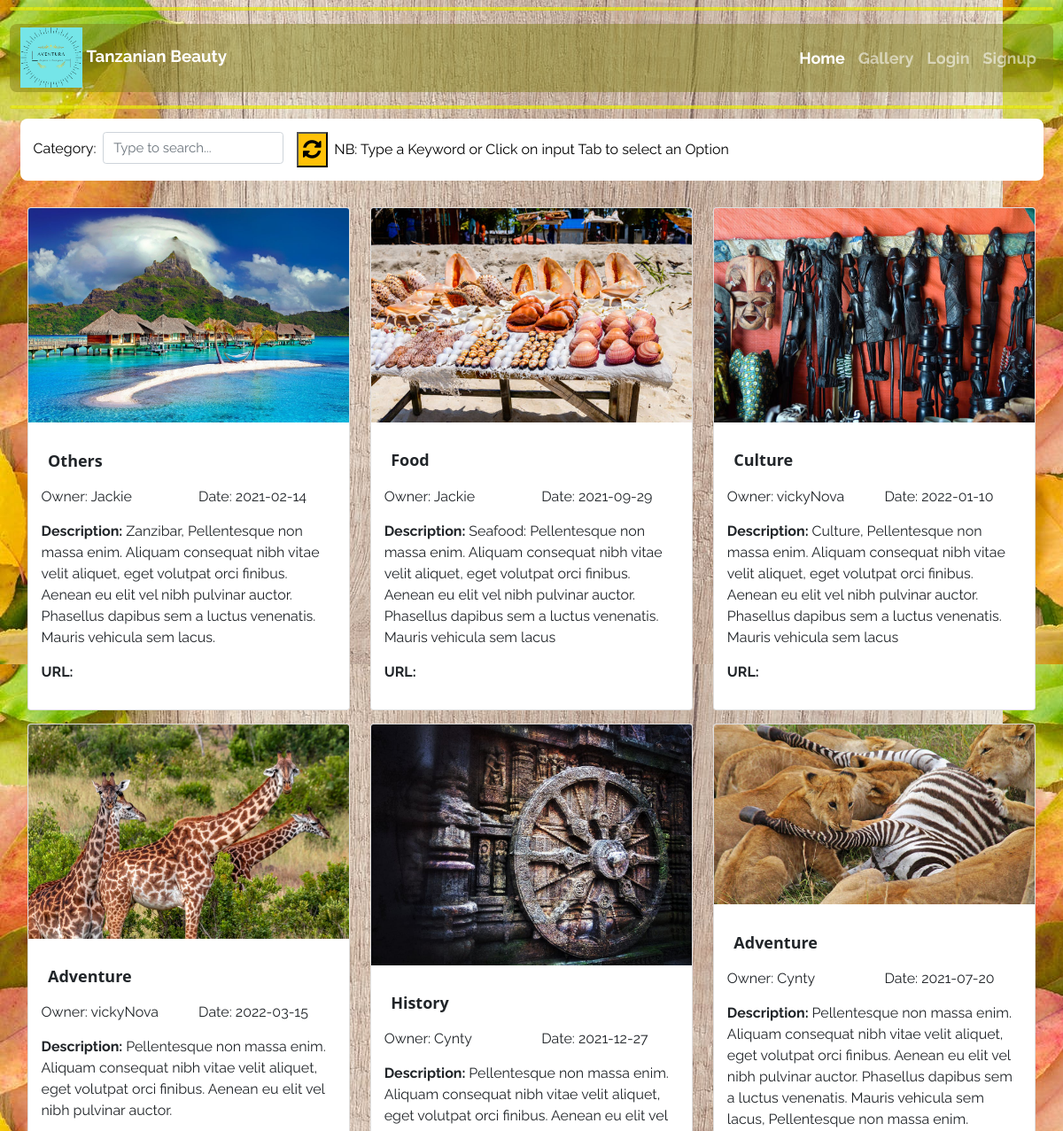
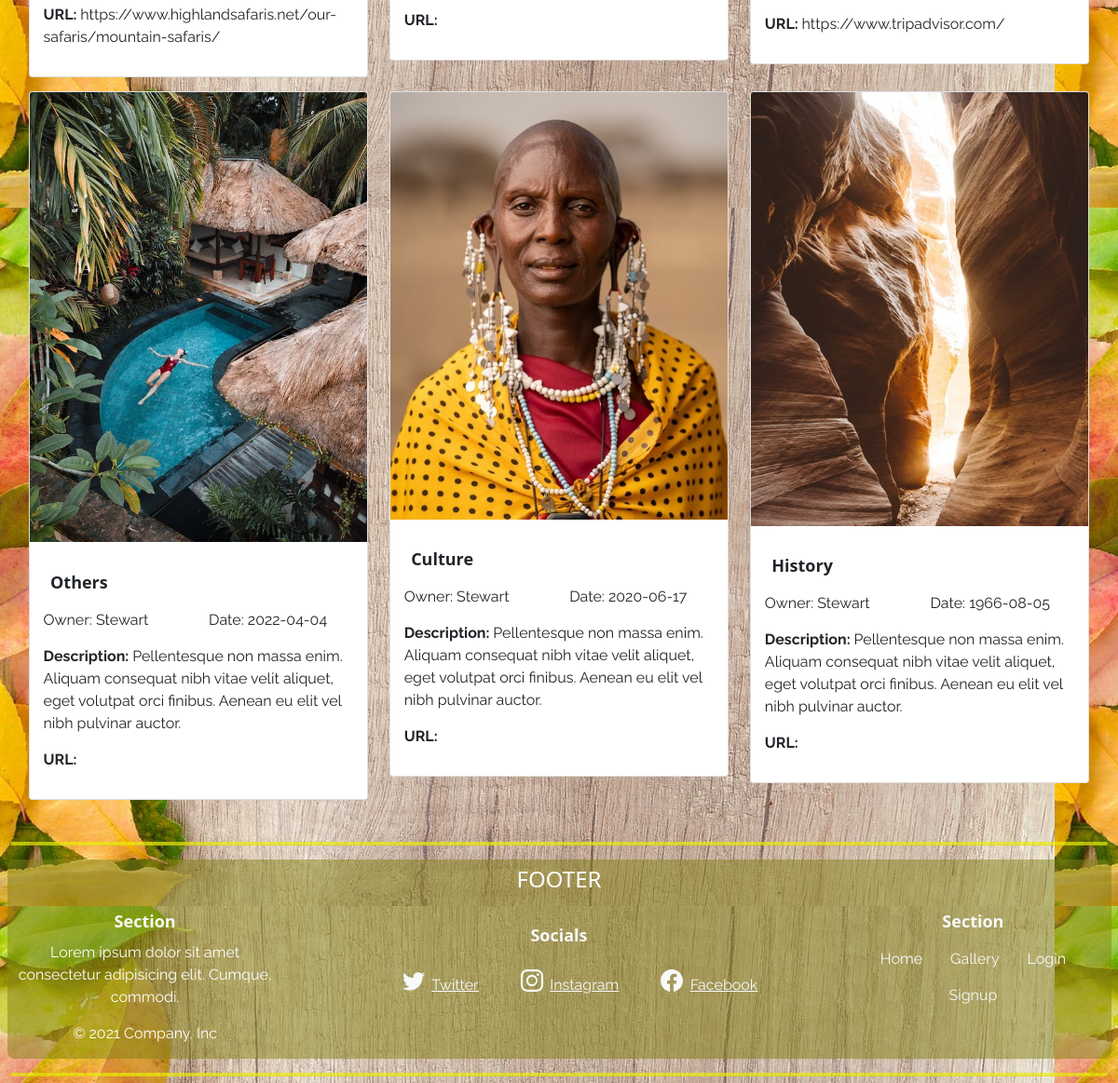
/gallery.php, run on the app's committed database (2 pictures, top to bottom).
### tables this page shows
CREATE TABLE `uploads` (
  `uploadID` int(11) NOT NULL,
  `userName` varchar(25) NOT NULL,
  `uploadPath` varchar(150) NOT NULL,
  `description` text NOT NULL,
  `categoryID` varchar(10) NOT NULL,
  `date` date NOT NULL,
  `url` varchar(80) NOT NULL
);

CREATE TABLE `category` (
  `categoryID` varchar(10) NOT NULL,
  `categoryName` varchar(20) NOT NULL
);

### gallery.php (the view, shortened to what this page needs)
<?php
require "connect.php";
$query = "select userName, uploadPath, description, categoryName, date, url from uploads, category";
$query .= " WHERE uploads.categoryID = category.categoryID";
$result2 = $connect->query($query);
?>
<!DOCTYPE html>
<html lang="en">
<head>
    <link rel="stylesheet" href="https://cdnjs.cloudflare.com/ajax/libs/font-awesome/4.7.0/css/font-awesome.min.css">
    <link href="https://cdn.jsdelivr.net/npm/bootstrap@5.1.3/dist/css/bootstrap.min.css" rel="stylesheet">
    <link rel="stylesheet" href="./Assets/CSS/w3.css">
    <link rel="stylesheet" href="assets/CSS/style.css">
</head>
<body class="gall">
    <div class="container-fluid">
        <?php include("navbar.php") ?>
        <main class="container-fluid">
            <div class="w3-row">
                <div class="row mb-3 my-1">
                    <form action="">
                        <div class="d-flex bg-white p-3" style="border-radius: 8px;">
                            <label for="category-input" class="me-2 col-form-label text-black">Category:</label>
                            <div class="me-3">
                                <input id="keyword" class="me-2 form-control" name="category" list="datalistOptions" placeholder="Type to search...">
                            </div>
                            <div class="d-flex justify-content-center">
                                <button id="clear" class="w3-xlarge w3-amber"><i class="fa fa-refresh fa-fw"></i></button>
                            </div>
                            <div class="p-2"><span class="text-black">NB: Type a Keyword or Click on input Tab to select an Option</span></div>
                        </div>
                    </form>
                </div>
                <div class="w3-row">
                    <div class="w3-row-padding">
                        <?php
                        if ($result2->rowCount() == 0) {
                        ?>
                            <div class="w3-card-4 w3-third w3-container w3-margin-bottom">
                                <svg class="bd-placeholder-img card-img-top" width="100%" height="225" xmlns="http://www.w3.org/2000/svg" role="img" aria-label="Placeholder: Thumbnail" preserveAspectRatio="xMidYMid slice" focusable="false">
                                    <title>Placeholder</title>
                                    <rect width="100%" height="100%" fill="#55595c" /><text x="50%" y="50%" fill="#eceeef" dy=".3em">Thumbnail</text>
                                </svg>
                                <div class="w3-container w3-white">
                                    <h5><b>Lorem Ipsum</b></h5><span> -- / -- / ----</span><br>
                                    <p class="p-2">No Data Entered by any User yet</p>
                                </div>
                            </div>
                        <?php
                        }
                        else {
                        ?>
                            <div id="gallery-grid" class="row">
                                <?php
                                foreach ($result2 as $row) {
                                ?>
                                    <div class="col-md-4">
                                        <div class="card mt-3">
                                            <img src="<?php echo $row["uploadPath"]  ?>" alt='Uploaded_Pic Description' style='width:100%' class='w3-hover-opacity card-img-top'>
                                            <div class="card-body">
                                                <h5 class="p-2"><b><?php echo $row["categoryName"] ?></b></h5>
                                                <div class="row">
                                                    <p class="col-md-6">Owner: <?php echo $row["userName"] ?></p>
                                                    <p class="col-md-6">Date: <?php echo $row["date"] ?></p>
                                                    <p class="col"><strong>Description: </strong> <?php echo $row["description"] ?></p>
                                                    <p class="col-md-12"><strong>URL: </strong> <?php echo $row["url"] ?></p>
                                                </div>
                                            </div>
                                        </div>
                                    </div>
                                <?php
                                }
                                ?>
                            </div>
                        <?php
                        }
                        ?>
                    </div>
                </div>
            </div>
        </main>
        <?php include("footer.php") ?>
    </div>
</body>
</html>

### navbar.php (shortened to what this page needs)
<header class="sticky-top">
    <hr>
    <nav class="navbar navbar-expand-lg navbar-dark">
        <div class="bars container-fluid" style="border-radius: 8px;">
            <a class="navbar-brand" id="logo" href="index.php">
                <img src="Assets/Images/logo/logo2.png" alt="Logo">
                <span class="fw-bold" title="Click logo for Home Page">Tanzanian Beauty</span>
            </a>
            <div class="collapse navbar-collapse" id="nav_collapse">
                <ul class="navbar-nav ms-auto fw-bold text-dark">
                    <li class="nav-item"><a class="nav-link active w3-hover-brown" aria-current="page" href="index.php">Home</a></li>
                    <li class="nav-item"><a class="nav-link w3-hover-brown" href="gallery.php">Gallery</a></li>
                    <?php if (!isset($_SESSION["username"])) { ?>
                        <li class="nav-item"><a class="nav-link w3-hover-brown" href="login.php">Login</a></li>
                    <?php } else { ?>
                        <li class="nav-item"><a class="nav-link w3-hover-brown" href="logout.php">Logout</a></li>
                    <?php } ?>
                    <li class="nav-item"><a class="nav-link w3-hover-brown" href="signup.php">Signup</a></li>
                </ul>
            </div>
        </div>
    </nav>
    <hr>
</header>

### footer.php (shortened to what this page needs)
<footer class="mt-5">
    <hr>
    <div class="container-fluid p-2  text-white text-center">
        <div class="row footer-inner" style="border-radius: 8px;">
            <div class="text-center fw-bold">
                <h3 class="mt-2">FOOTER</h3>
            </div>
            <div class="col-sm-3">
                <h5 class="text-light fw-bold">Section</h5>
                <p>Lorem ipsum dolor sit amet consectetur adipisicing elit. Cumque, commodi.</p>
                <p>&copy; 2021 Company, Inc</p>
            </div>
            <div class="col-sm-6 ">
                <h5 class="p-3 text-light fw-bold">Socials</h5>
                <ul class="nav d-flex justify-content-center">
                    <li class="ms-5"><a class="link-light" href="https://twitter.com/Steph_nmanie" target="_blank"><svg class="bi me-2" width="24" height="24">
                                <use xlink:href="#twitter" />
                            </svg><span>Twitter</span></a></li>
                    <li class="ms-5"><a class="link-light" href="https://www.instagram.com/reina.shona/" target="_blank"><svg class="bi me-2" width="24" height="24">
                                <use xlink:href="#instagram" />
                            </svg><span>Instagram</span></a></li>
                    <li class="ms-5"><a class="link-light" href="https://www.facebook.com/stephanie.udejiofor" target="_blank"><svg class="bi me-2" width="24" height="24">
                                <use xlink:href="#facebook" />
                            </svg><span>Facebook</span></a></li>
                </ul>
            </div>
            <div class="col-sm-3">
                <h5 class="text-light fw-bold">Section</h5>
                <ul class="nav justify-content-center">
                    <li class="nav-item"><a class="nav-link px-3 link-light w3-hoverable" aria-current="page" href="#">Home</a></li>
                    <li class="nav-item"><a class="nav-link px-3 link-light" href="gallery.php">Gallery</a></li>
                    <li class="nav-item"><a class="nav-link px-3 link-light" href="login.php">Login</a></li>
                    <li class="nav-item"><a class="nav-link px-3 link-light" href="signup.php">Signup</a></li>
                </ul>
            </div>
        </div>
    </div>
    <hr>
</footer>

### Assets/CSS/w3.css (style rules this page uses)
*,*:before,*:after { box-sizing:inherit }
html { -ms-text-size-adjust:100%;-webkit-text-size-adjust:100% }
body { margin:0 }
article,aside,details,figcaption,figure,footer,header,main,menu,nav,section { display:block }
a { background-color:transparent }
b,strong { font-weight:bolder }
img { border-style:none }
hr { box-sizing:content-box;height:0;overflow:visible }
button,input,select,textarea,optgroup { font:inherit;margin:0 }
button,input { overflow:visible }
button,select { text-transform:none }
button,[type=button],[type=reset],[type=submit] { -webkit-appearance:button }
html,body { font-family:Verdana,sans-serif;font-size:15px;line-height:1.5 }
html { overflow-x:hidden }
h3 { font-size:24px }
h5 { font-size:18px }
h1,h2,h3,h4,h5,h6 { font-family:"Segoe UI",Arial,sans-serif;font-weight:400;margin:10px 0 }
hr { border:0;border-top:1px solid #eee;margin:20px 0 }
img { vertical-align:middle }
a { color:inherit }
.w3-container:after,.w3-container:before,.w3-panel:after,.w3-panel:before,.w3-row:after,.w3-row:before,.w3-row-padding:after,.w3-row-padding:before, .w3-cell-row:before,.w3-cell-row:after,.w3-clear:after,.w3-clear:before,.w3-bar:before,.w3-bar:after { content:"";display:table;clear:both }
.w3-row-padding,.w3-row-padding>.w3-half,.w3-row-padding>.w3-third,.w3-row-padding>.w3-twothird,.w3-row-padding>.w3-threequarter,.w3-row-padding>.w3-quarter,.w3-row-padding>.w3-col { padding:0 8px }
.w3-xlarge { font-size:24px!important }
.w3-amber,.w3-hover-amber:hover { color:#000!important;background-color:#ffc107!important }

### Assets/CSS/style.css (style rules this page uses)
* { margin: 0; padding: 0; box-sizing: border-box; }
body { display: flex; margin: 0px; font-family: 'Raleway', serif; font-size: 16px; }
.bars { font-size: 18px; font-weight: 100; background: hsla(59, 73%, 30%, 0.5); }
#logo img { width: 70px; }
hr { border: none; border-top: 3px dashed #ecf009; border-radius: 5px; opacity: 0.7; background-color: #dfdb07; margin: 0.5rem 0; }
.bi { vertical-align: -.125em; fill: currentColor; }
.footer-inner { background: hsla(59, 73%, 30%, 0.5); }
.gall { background: rgba(0, 0, 0, .4) url(../Images/background/woood.jpeg); background-size: inherit; }

### data on the page
uploads: uploadPath (picture), categoryID.categoryName "Others", userName "Jackie", date "2021-02-14", description "Zanzibar, Pellentesque non massa enim. Aliquam consequat nibh vitae velit aliquet, eget volutpat orci finibus. Aenean eu elit vel nibh pulvinar auctor. Phasellus dapibus sem a luctus venenatis. Mauris vehicula sem lacus."
uploads: uploadPath (picture), categoryID.categoryName "Food", userName "Jackie", date "2021-09-29", description "Seafood: Pellentesque non massa enim. Aliquam consequat nibh vitae velit aliquet, eget volutpat orci finibus. Aenean eu elit vel nibh pulvinar auctor. Phasellus dapibus sem a luctus venenatis. Mauris vehicula sem lacus"
uploads: uploadPath (picture), categoryID.categoryName "Culture", userName "vickyNova", date "2022-01-10", description "Culture, Pellentesque non massa enim. Aliquam consequat nibh vitae velit aliquet, eget volutpat orci finibus. Aenean eu elit vel nibh pulvinar auctor. Phasellus dapibus sem a luctus venenatis. Mauris vehicula sem lacus"
uploads: uploadPath (picture), categoryID.categoryName "Adventure", userName "vickyNova", date "2022-03-15", description "Pellentesque non massa enim. Aliquam consequat nibh vitae velit aliquet, eget volutpat orci finibus. Aenean eu elit vel nibh pulvinar auctor.", url "https://www.highlandsafaris.net/our-safaris/mountain-safaris/"
uploads: uploadPath (picture), categoryID.categoryName "History", userName "Cynty", date "2021-12-27", description "Pellentesque non massa enim. Aliquam consequat nibh vitae velit aliquet, eget volutpat orci finibus. Aenean eu elit vel"
uploads: uploadPath (picture), categoryID.categoryName "Adventure", userName "Cynty", date "2021-07-20", description "Pellentesque non massa enim. Aliquam consequat nibh vitae velit aliquet, eget volutpat orci finibus. Aenean eu elit vel nibh pulvinar auctor. Phasellus dapibus sem a luctus venenatis. Mauris vehicula sem lacus, Pellentesque non massa enim.", url "https://www.tripadvisor.com/"
uploads: uploadPath (picture), categoryID.categoryName "Others", userName "Stewart", date "2022-04-04", description "Pellentesque non massa enim. Aliquam consequat nibh vitae velit aliquet, eget volutpat orci finibus. Aenean eu elit vel nibh pulvinar auctor."
uploads: uploadPath (picture), categoryID.categoryName "Culture", userName "Stewart", date "2020-06-17", description "Pellentesque non massa enim. Aliquam consequat nibh vitae velit aliquet, eget volutpat orci finibus. Aenean eu elit vel nibh pulvinar auctor."
uploads: uploadPath (picture), categoryID.categoryName "History", userName "Stewart", date "1966-08-05", description "Pellentesque non massa enim. Aliquam consequat nibh vitae velit aliquet, eget volutpat orci finibus. Aenean eu elit vel nibh pulvinar auctor."
